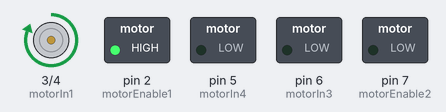
A sketch run on a simulated Arduino Uno, built with avr-gcc and run on an emulated ATmega328P. On the bench: motor-driver pin pairs drawn as motors (green arrow = first pin HIGH = forward, orange = second pin HIGH = backward, longer = more drive), switched loads named in the sketch (green lamp = pin HIGH).

Above: at 0.05 s.
Timing chart, 0 to 3.0 s (numbered marks = the images above):
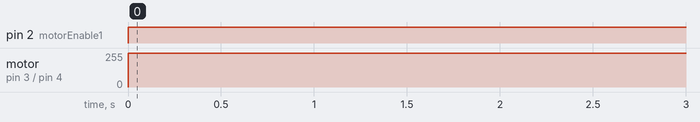

Measured:
- by itself, pin 2 (motorEnable1): LOW → HIGH at 0.00 s
- by itself, motor on pin 3 (motorIn1) / pin 4 (motorIn2): stopped → forward 255/255 at 0.00 s

The sketch:

MotorTest.ino
```cpp
#include <SoftwareSerial.h>
// Pin definitions
const int motorEnable1 = 2; // ENA (PWM pin)
const int motorIn1 = 3;    // IN1
const int motorIn2 = 4;
const int motorEnable2 = 7; // ENA (PWM pin)
const int motorIn3 = 6;    // IN1
const int motorIn4 = 5;   // IN2

void setup() {
  // Set pins as output
  pinMode(motorEnable1, OUTPUT);
  pinMode(motorIn1, OUTPUT);
  pinMode(motorIn2, OUTPUT);
  pinMode(motorEnable2, OUTPUT);
  pinMode(motorIn3, OUTPUT);
  pinMode(motorIn4, OUTPUT);
}

void loop() {
  // Run motor forward at half speed
  digitalWrite(motorIn1, HIGH);
  digitalWrite(motorIn2, LOW);
  analogWrite(motorEnable1, 128); // Half speed (0-255)
  delay(2000); // Run for 2 seconds

  digitalWrite(motorIn1, LOW);
  digitalWrite(motorIn2, LOW);
  analogWrite(motorEnable1, 128);
}
```
